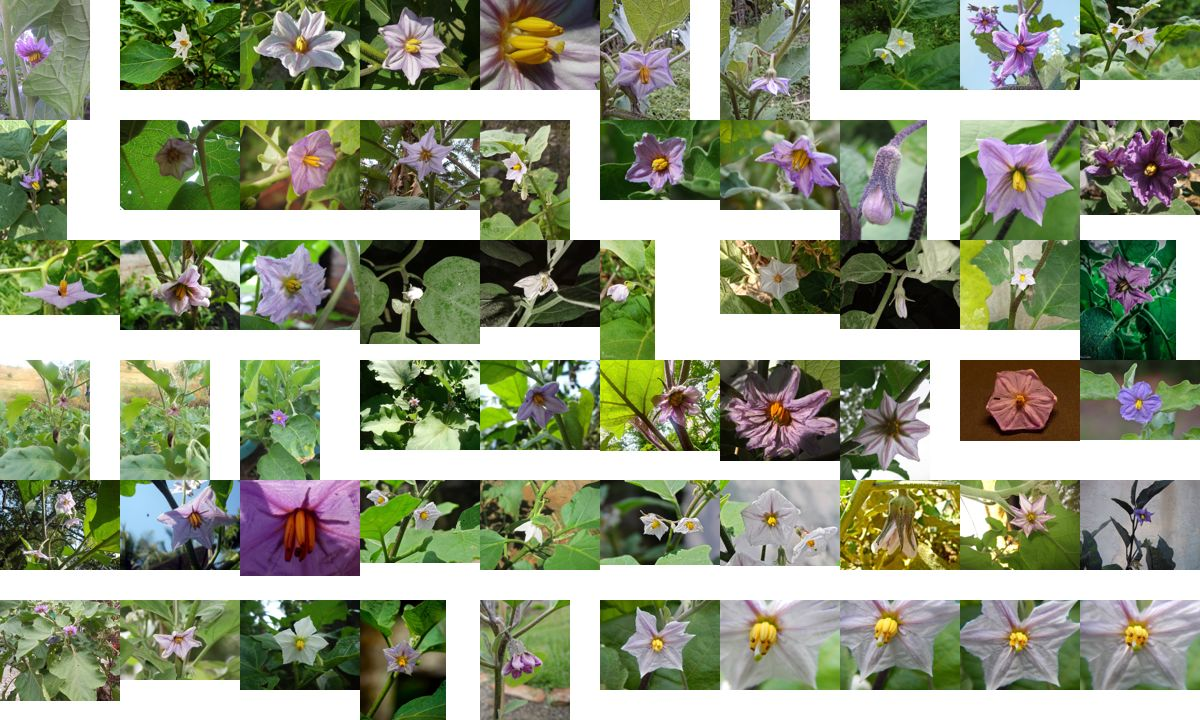
#> input picture datasets/reports/commons_flowers_brinjal.jpg, 1200 x 720 px
$ python -i features.py   (imports and definitions only)   (older library calls are emulated)
#> lines starting #> are read from the running program, lines starting #| are printed output that depends on the picture
"""Pixel feature extraction for the CPU flower segmenter.

An ilastik-style feature stack: colour channels in several spaces, smoothed at multiple scales,
plus edge / blob / texture responses. Everything is OpenCV/numpy so it runs on any laptop CPU.
"""
from __future__ import annotations

import cv2
import numpy as np

SIGMAS = (1.0, 2.0, 4.0)
FEATURE_VERSION = "pfx-v1"


def _gauss(x: np.ndarray, s: float) -> np.ndarray:
    return cv2.GaussianBlur(x, (0, 0), s)


def pixel_features(rgb: np.ndarray) -> np.ndarray:
    """Return an (H, W, F) float32 feature stack for an RGB uint8 image."""
    if rgb.dtype != np.uint8 or rgb.ndim != 3 or rgb.shape[2] != 3:
        raise ValueError("expected an RGB uint8 image of shape (H, W, 3)")
    f32 = rgb.astype(np.float32) / 255.0
    lab = cv2.cvtColor(rgb, cv2.COLOR_RGB2LAB).astype(np.float32) / 255.0
    hsv = cv2.cvtColor(rgb, cv2.COLOR_RGB2HSV).astype(np.float32)
    hue = hsv[..., 0] * (2 * np.pi / 180.0)
    sat = hsv[..., 1] / 255.0
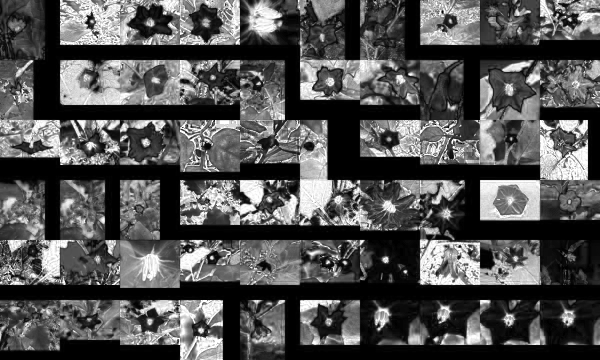
#> sat: shape (720, 1200) float32 (shown at 1/2 size); min 0, max 1, mean 0.321
    val = hsv[..., 2] / 255.0
    gray = lab[..., 0]
    # whiteness: bright and unsaturated (apple/pear/peach blossoms; many other petals)
    white = val * (1.0 - sat)
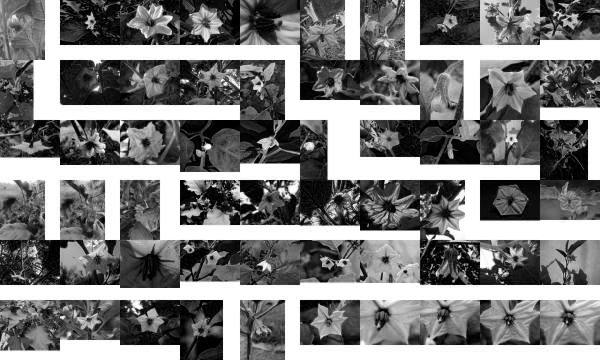
#> white: shape (720, 1200) float32 (shown at 1/2 size); min 0, max 1, mean 0.491
    # excess-green index is a classic vegetation separator
    exg = 2 * f32[..., 1] - f32[..., 0] - f32[..., 2]
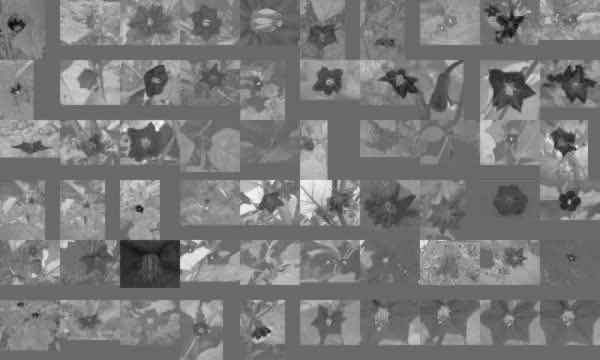
#> exg: shape (720, 1200) float32 (shown at 1/2 size); min -0.808, max 1.15, mean 0.128; drawn with min black and max white
    base = [f32[..., 0], f32[..., 1], f32[..., 2], lab[..., 1], lab[..., 2], gray,
            np.cos(hue) * sat, np.sin(hue) * sat, sat, val, white, exg]
    feats = list(base)
#> feats = 12 items
    for s in SIGMAS:
        g = _gauss(gray, s)
        feats += [_gauss(lab[..., 1], s), _gauss(lab[..., 2], s), g, _gauss(white, s), _gauss(exg, s)]
        gx = cv2.Sobel(g, cv2.CV_32F, 1, 0, ksize=3)
        gy = cv2.Sobel(g, cv2.CV_32F, 0, 1, ksize=3)
        feats.append(np.sqrt(gx * gx + gy * gy))
        feats.append(cv2.Laplacian(g, cv2.CV_32F, ksize=3) * (s * s))  # scale-normalised LoG ~ blobness
        # local contrast (std) of brightness
        m = _gauss(gray, s)
        feats.append(np.sqrt(np.maximum(_gauss(gray * gray, s) - m * m, 0)))
#> this loop made 3 passes
#> pass 1, in pixel_features, `gy = cv2.Sobel(g, cv2.CV_32F, 0, 1, ksize=3)`:
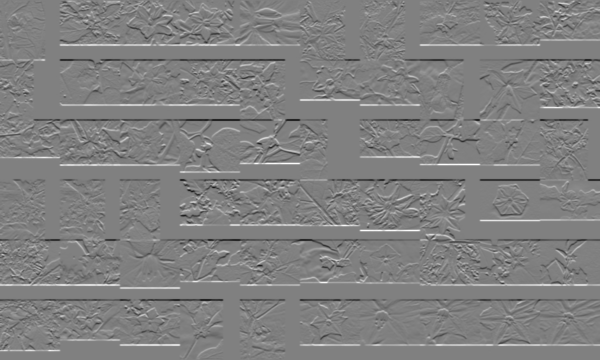
#> gy: shape (720, 1200) float32 (shown at 1/2 size); min -2.56, max 2.52, mean 0.00503; drawn with min black and max white
#> after the loop:
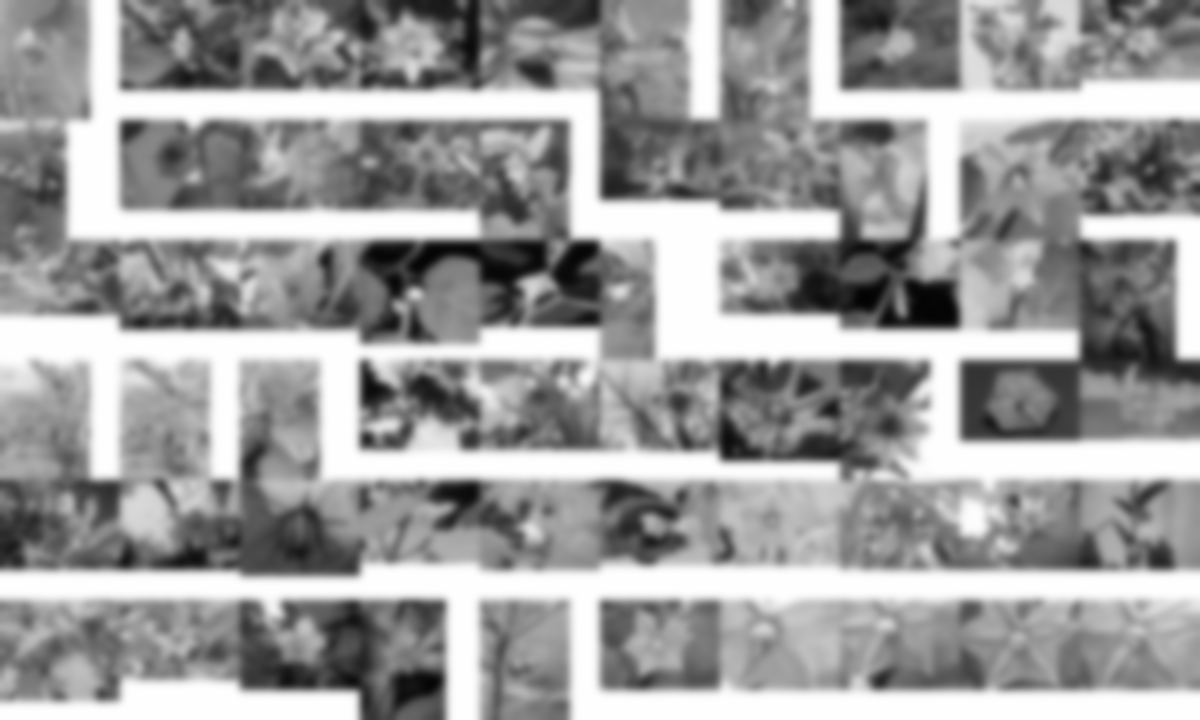
#> g: shape (720, 1200) float32; min 0.0116, max 1, mean 0.616
#> after the loop, feats = 36 items
    return np.stack(feats, axis=-1).astype(np.float32)


N_FEATURES = 12 + len(SIGMAS) * 8

>>> import cv2
>>> picture = cv2.cvtColor(cv2.imread('../../datasets/reports/commons_flowers_brinjal.jpg'), cv2.COLOR_BGR2RGB)
>>> result = pixel_features(picture)

$ run again, on datasets/reports/commons_flowers_chilli.jpg
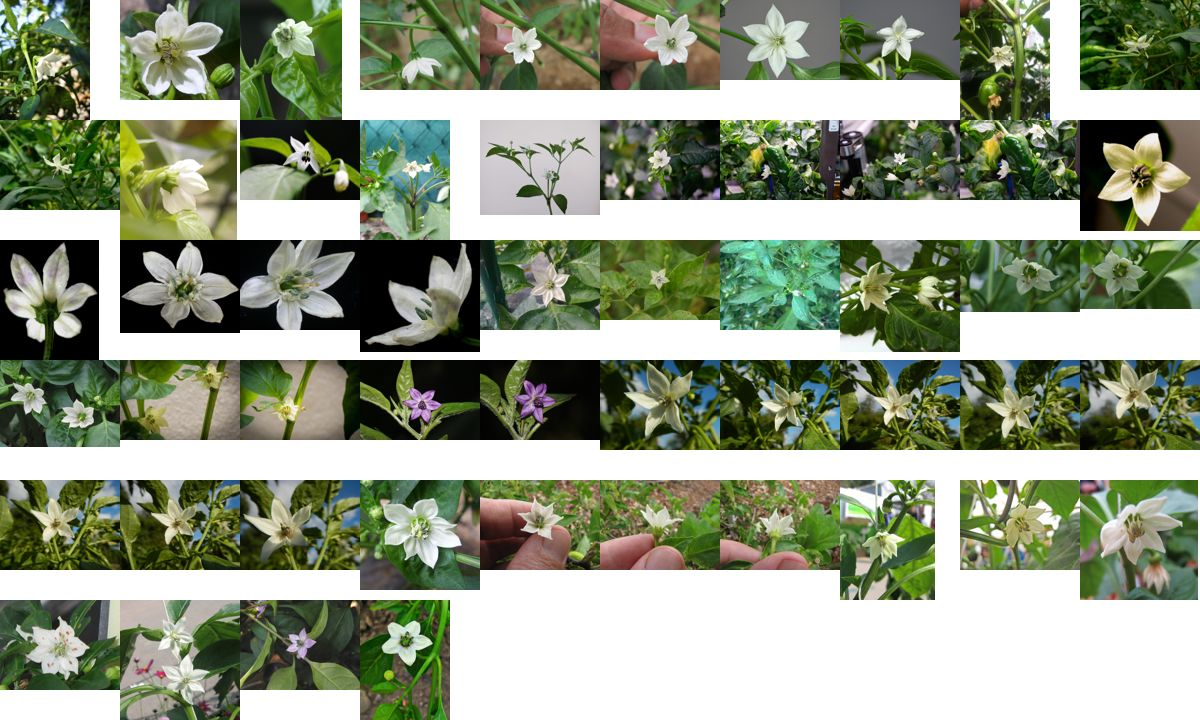
#> input picture datasets/reports/commons_flowers_chilli.jpg, 1200 x 720 px
#> in pixel_features, `exg = 2 * f32[..., 1] - f32[..., 0] - f32[..., 2]`:
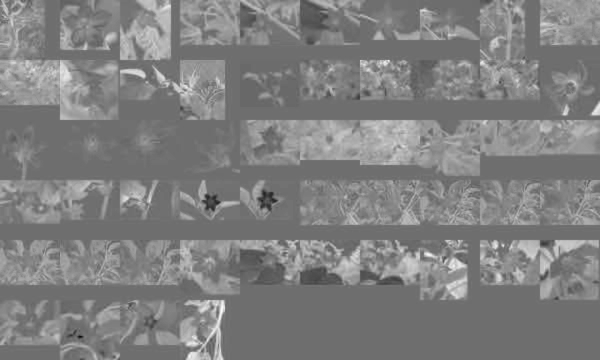
#> exg: shape (720, 1200) float32 (shown at 1/2 size); min -0.792, max 1.03, mean 0.122; drawn with min black and max white
#> in pixel_features, `feats = list(base)`: feats = 12 items
#> after the loop in pixel_features, `for s in SIGMAS:`:
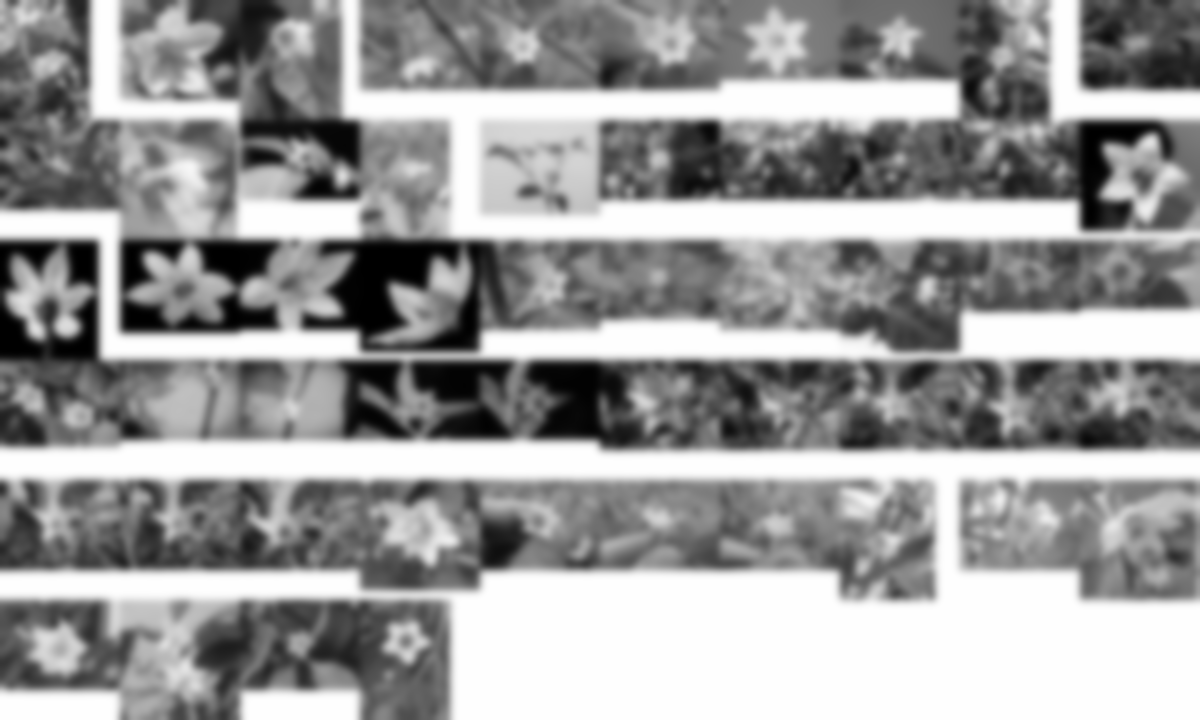
#> g: shape (720, 1200) float32; min 1.6e-11, max 1, mean 0.607
#> after the loop in pixel_features, `for s in SIGMAS:`: feats = 36 items

$ run again, on datasets/reports/commons_flowers_tomato.jpg
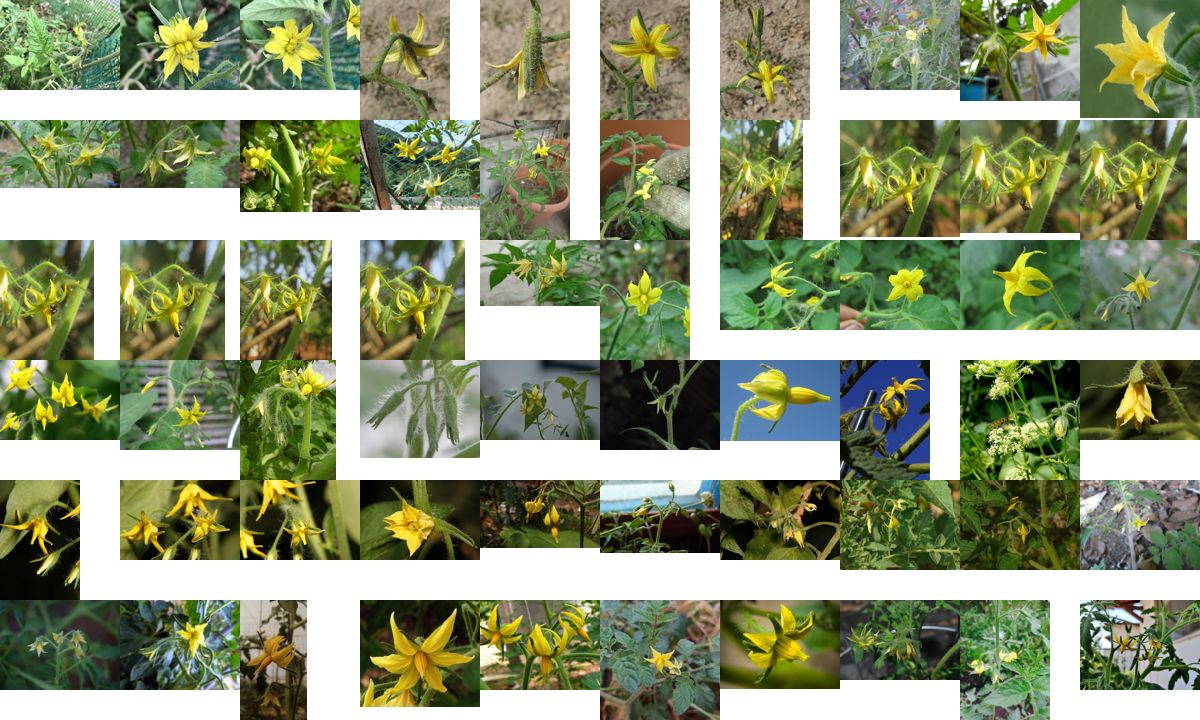
#> input picture datasets/reports/commons_flowers_tomato.jpg, 1200 x 720 px
#> in pixel_features, `exg = 2 * f32[..., 1] - f32[..., 0] - f32[..., 2]`:
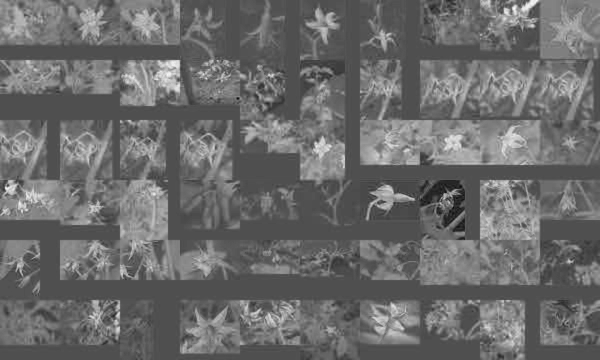
#> exg: shape (720, 1200) float32 (shown at 1/2 size); min -0.459, max 1.02, mean 0.165; drawn with min black and max white
#> in pixel_features, `feats = list(base)`: feats = 12 items
#> after the loop in pixel_features, `for s in SIGMAS:`:
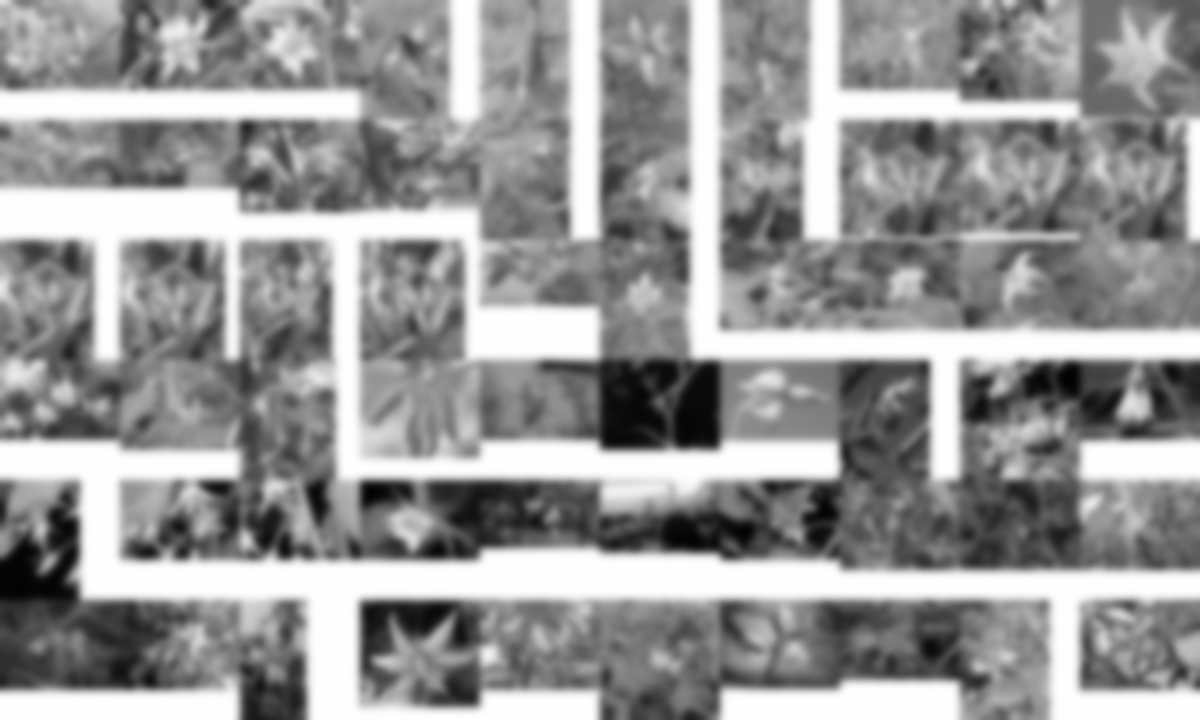
#> g: shape (720, 1200) float32; min 0.0059, max 1, mean 0.594
#> after the loop in pixel_features, `for s in SIGMAS:`: feats = 36 items
